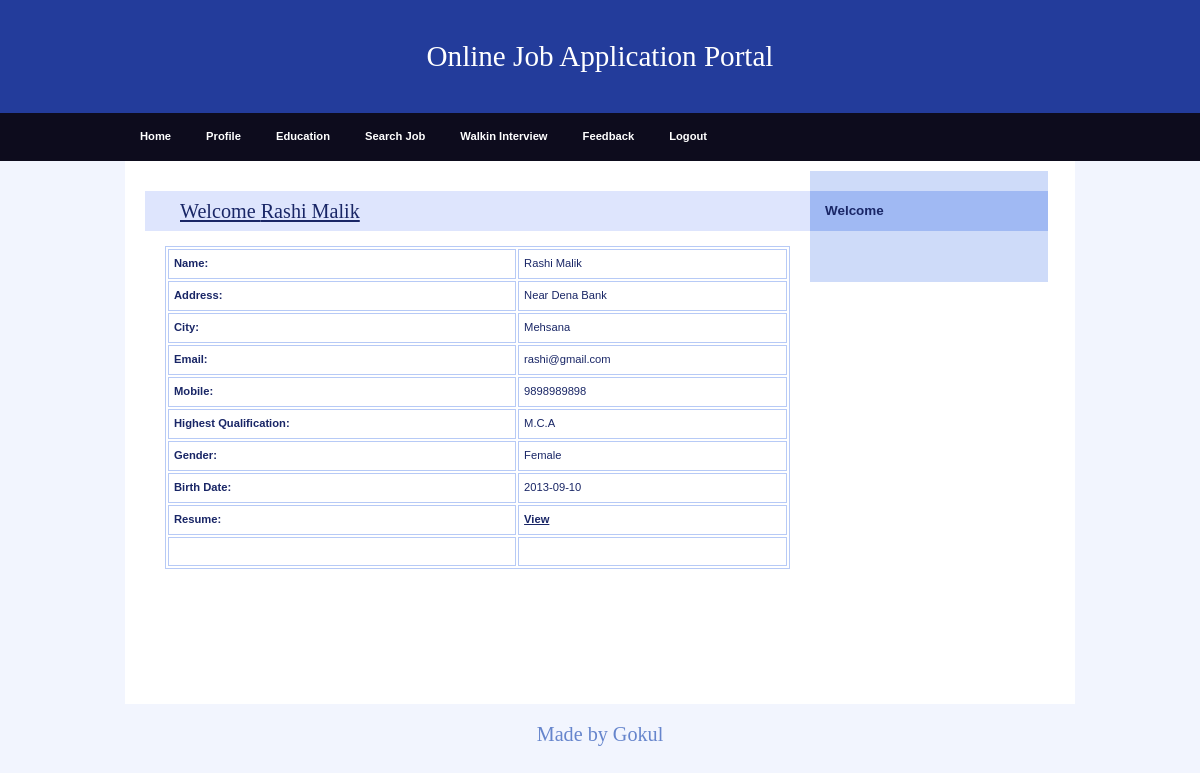
Page /JobSeeker/Profile.php (signed in) on the committed database.
### tables this page shows
CREATE TABLE `jobseeker_reg` (
  `JobSeekId` int NOT NULL,
  `JobSeekerName` varchar(20) NOT NULL,
  `Address` varchar(100) NOT NULL,
  `City` varchar(20) NOT NULL,
  `Email` varchar(40) NOT NULL,
  `Mobile` bigint NOT NULL,
  `Qualification` varchar(20) NOT NULL,
  `Gender` varchar(10) NOT NULL,
  `BirthDate` date NOT NULL,
  `Resume` varchar(200) NOT NULL,
  `Status` varchar(10) NOT NULL,
  `UserName` varchar(20) NOT NULL,
  `Password` varchar(20) NOT NULL,
  `Question` varchar(100) NOT NULL,
  `Answer` varchar(50) NOT NULL
);

### JobSeeker/Profile.php (the view, shortened to what this page needs)
<!DOCTYPE html>
<html>
<head>
  <link rel="stylesheet" media="screen,projection" type="text/css" href="./css/main.css" />
  <link rel="stylesheet" media="print" type="text/css" href="./css/print.css" />
</head>
<body>
  <div id="main" class="box">
    <?php
    include "Header.php"
    ?>
    <?php
    include "menu.php"
    ?>
    <div id="page" class="box">
      <div id="page-in" class="box">
        <div id="content">
          <div class="article">
            <h2><span><a href="#">Welcome <?php echo $_SESSION['Name']; ?></a></span></h2>
            <?php
            $ID = $_SESSION['ID'];
            $con = mysqli_connect("localhost", "gokul", "Gokul0309", "job");
            $sql = "select * from jobseeker_reg where JobSeekId='" . $ID . "'  ";
            $result = mysqli_query($con, $sql);
            $row = mysqli_fetch_array($result)
            ?>
            <table width="100%" border="1" cellspacing="2" cellpadding="2">
              <tr>
                <td><strong>Name:</strong></td>
                <td><?php echo $row['JobSeekerName']; ?></td>
              </tr>
              <tr>
                <td><strong>Address:</strong></td>
                <td><?php echo $row['Address']; ?></td>
              </tr>
              <tr>
                <td><strong>City:</strong></td>
                <td><?php echo $row['City']; ?></td>
              </tr>
              <tr>
                <td><strong>Email:</strong></td>
                <td><?php echo $row['Email']; ?></td>
              </tr>
              <tr>
                <td><strong>Mobile:</strong></td>
                <td><?php echo $row['Mobile']; ?></td>
              </tr>
              <tr>
                <td><strong>Highest Qualification:</strong></td>
                <td><?php echo $row['Qualification']; ?></td>
              </tr>
              <tr>
                <td><strong>Gender:</strong></td>
                <td><?php echo $row['Gender']; ?></td>
              </tr>
              <tr>
                <td><strong>Birth Date:</strong></td>
                <td><?php echo $row['BirthDate']; ?></td>
              </tr>
              <tr>
                <td><strong>Resume:</strong></td>
                <td><a href="../upload/<?php echo $row['Resume']; ?>" target="_blank"><strong>View</strong></a></td>
              </tr>
              <tr>
                <td>&nbsp;</td>
                <td>&nbsp;</td>
              </tr>
            </table>
            <p>&nbsp;</p>
            <p class="btn-more box noprint">&nbsp;</p>
          </div>
        </div>
        <?php
        include "right.php"
        ?>
      </div>
    </div>
    <?php
    include "footer.php"
    ?>
  </div>
</body>
</html>

### JobSeeker/css/main.css (style rules this page uses)
* { min-height: 1px; }
body { border: 0; margin: 0; padding: 0; background: #f2f5fe; font: 70%/160% "verdana", sans-serif; color: #192666; _text-align: center; }
a { color: #192666; }
p { border: 0; margin: 15px 0; padding: 0; line-height: 30px; }
div { display: block; border: 0; margin: 0; padding: 0; }
h1, h2, h3, h4, h5 { border: 0; margin: 10px 0; padding: 0; font-weight: bold; }
h2 { font-size: 180%; line-height: 100%; font-family: "georgia", serif; font-weight: normal; }
table { display: table; margin: 15px 0; padding: 0; border: 1px solid #b7caf6; font-size: 100%; }
tr { display: table-row; }
th, td { display: table-cell; border: 1px solid #b7caf6; margin: 0; padding: 5px; vertical-align: top; text-align: left; }
a, img, span { border: 0; margin: 0; padding: 0; }
strong, .strong { font-weight: bold; }
.box { min-height: 1px; _height: 1px; }
.box:after { content: "."; display: block; line-height: 0px; font-size: 0px; visibility: hidden; clear: both; }
#main { margin: 0px auto 0 auto; _text-align: left; }
#page { min-height: 1px; width: 950px; margin: 0 auto; background: #fff; _height: 1px; }
#page-in { min-height: 1px; padding: 10px 0; _height: 1px; }
#content { float: left; width: 70%; _width: 72%; margin: 0; padding: 0 0 0 20px; }
#content .article { clear: both; margin: 0; padding: 20px; }
#content .article h2 { margin: 0 -20px; padding: 10px; background: #dee5fd; color: #192666; }
#content .article h2 span { padding-left: 25px; }
#content .article p { text-align: justify; }
#content .btn-more { margin: 0 0 15px 0; padding: 0; border: 0; position: relative; }

### JobSeeker/css/print.css (style rules this page uses)
body { border:0; margin:0; padding:0; font-size:12pt }
a { color:#000; text-decoration:none; }
h1, h2, h3 { page-break-after:avoid; page-break-inside:avoid; }
table { border-collapse: collapse; border-width:1px; border-style:solid; }
th, td { display:table-cell; border-width:1px; border-style:solid; }
.noprint { display:none; }

### rows in the picture
jobseeker_reg: JobSeekerName "Rashi Malik", Address "Near Dena Bank", City "Mehsana", Email "rashi@gmail.com", Mobile "9898989898", Qualification "M.C.A", Gender "Female", BirthDate "2013-09-10"

### other values in the picture
$_SESSION['Name'] "Rashi Malik"
